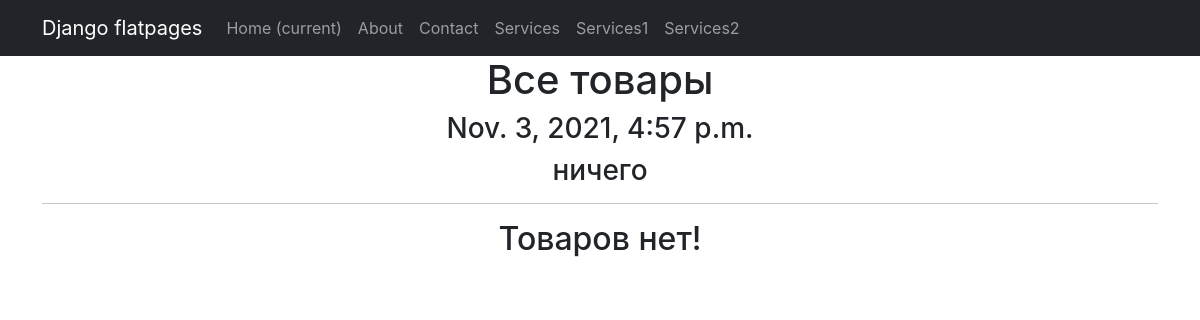
/products/, run on an earlier commit of the app's database.
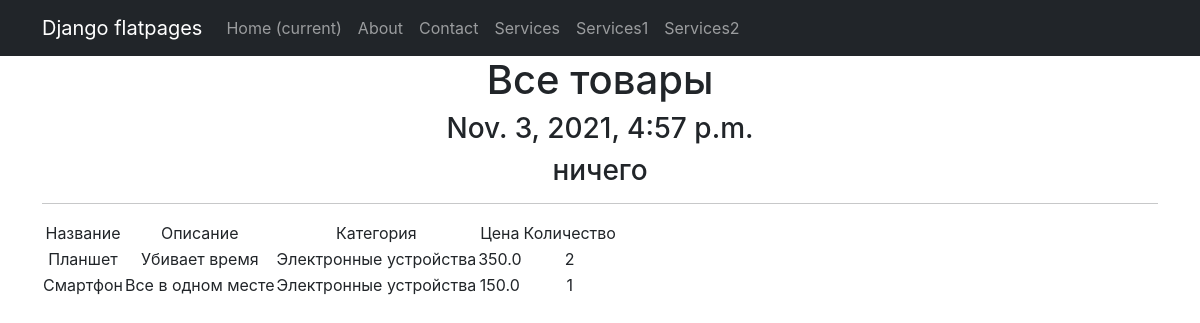
And on a later commit of the database.
### simpleapp/models.py (models this page shows, shortened)
class Product(models.Model):
    name = models.CharField(
        max_length=50,
        unique=True,  # названия товаров не должны повторяться
    )
    description = models.TextField()
    quantity = models.IntegerField(
        validators=[MinValueValidator(0)],
    )
    category = models.ForeignKey(
        to='Category',
        on_delete=models.CASCADE,
        related_name='products',  # все продукты в категории будут доступны через поле products
    )
    price = models.FloatField(
        validators=[MinValueValidator(0.0)],
    )

class Category(models.Model):
    name = models.CharField(max_length=100, unique=True)  # названия категорий тоже не должны повторяться

### simpleapp/views.py (the view)
# urls.py: path('', ProductList.as_view()),
class ProductList(ListView):
    model = Product
    template_name = 'products.html'
    context_object_name = 'products'
    queryset = Product.objects.order_by('-id')
    def get_context_data(self, **kwargs):
        context = super().get_context_data(**kwargs)
        context['time_now'] = datetime.utcnow()  # добавим переменную текущей даты time_now
        context['value1'] = None  # добавим ещё одну пустую переменную, чтобы на её примере посмотреть работу другого фильтра
        return context

### templates/products.html (shortened to what this page needs)
{% extends 'flatpages/default.html' %}
{% block content %}
    <h1>Все товары</h1>
    <h3>{{ time_now }}</h3>
    <h3> {{ value1|default_if_none:"ничего" }} </h3>
    <hr>
    {% if products %}
        <table>
            <tr>
                <td>
                    Название
                </td>
                <td>
                    Описание
                </td>
                <td>
                    Категория
                </td>
                <td>
                    Цена
                </td>
                <td>
                    Количество
                </td>
            </tr>
        {% for product in products %}
            <tr>
                <td>
                    {{ product.name }}
                </td>
                <td>
                    {{ product.description|truncatewords:4 }}
                </td>
                <td>
                    {{ product.category.name }}
                </td>
                <td>
                    {{ product.price }}
                </td>
                <td>
                    {{ product.quantity }}
                </td>
            </tr>
        {% endfor %}
        </table>
    {% else %}
        <h2>Товаров нет!</h2>
    {% endif %}
{% endblock content %}

### templates/flatpages/default.html (shortened to what this page needs)
{% load static %}
<!DOCTYPE html>
<html lang="en">
<head>
  <link href="{% static 'vendor/bootstrap/css/styles.css' %}" rel="stylesheet">
</head>
<body>
  <nav class="navbar navbar-expand-lg navbar-dark bg-dark static-top">
    <div class="container">
      <a class="navbar-brand" href="#">Django flatpages</a>
      <div class="collapse navbar-collapse" id="navbarResponsive">
        <ul class="navbar-nav ml-auto">
          <li class="nav-item active">
            <a class="nav-link" href="#">Home
              <span class="sr-only">(current)</span>
            </a>
          </li>
          <li class="nav-item">
            <a class="nav-link" href="/about/">About</a>
          </li>
          <li class="nav-item">
            <a class="nav-link" href="/contacts/">Contact</a>
          </li>
          <li class="nav-item">
            <a class="nav-link" href="/services/">Services</a>
          </li>
          <li class="nav-item">
            <a class="nav-link" href="/services1/">Services1</a>
          </li>
          <li class="nav-item">
            <a class="nav-link" href="/services2/">Services2</a>
          </li>
        </ul>
      </div>
    </div>
  </nav>
  <div class="container">
    <div class="row">
      <div class="col-lg-12 text-center">
       {% block content %}{% endblock content %}
      </div>
    </div>
  </div>
</body>
</html>

What changed in the data, as far as the page shows it:
added Product: name "Планшет", description "Убивает время", category.name "Электронные устройства", price "350.0", quantity "2"
added Product: name "Смартфон", description "Все в одном месте", category.name "Электронные устройства", price "150.0", quantity "1"
Also different on the page:
text no longer shown: "Товаров нет!"
text now shown: "Название Описание Категория Цена Количество"
